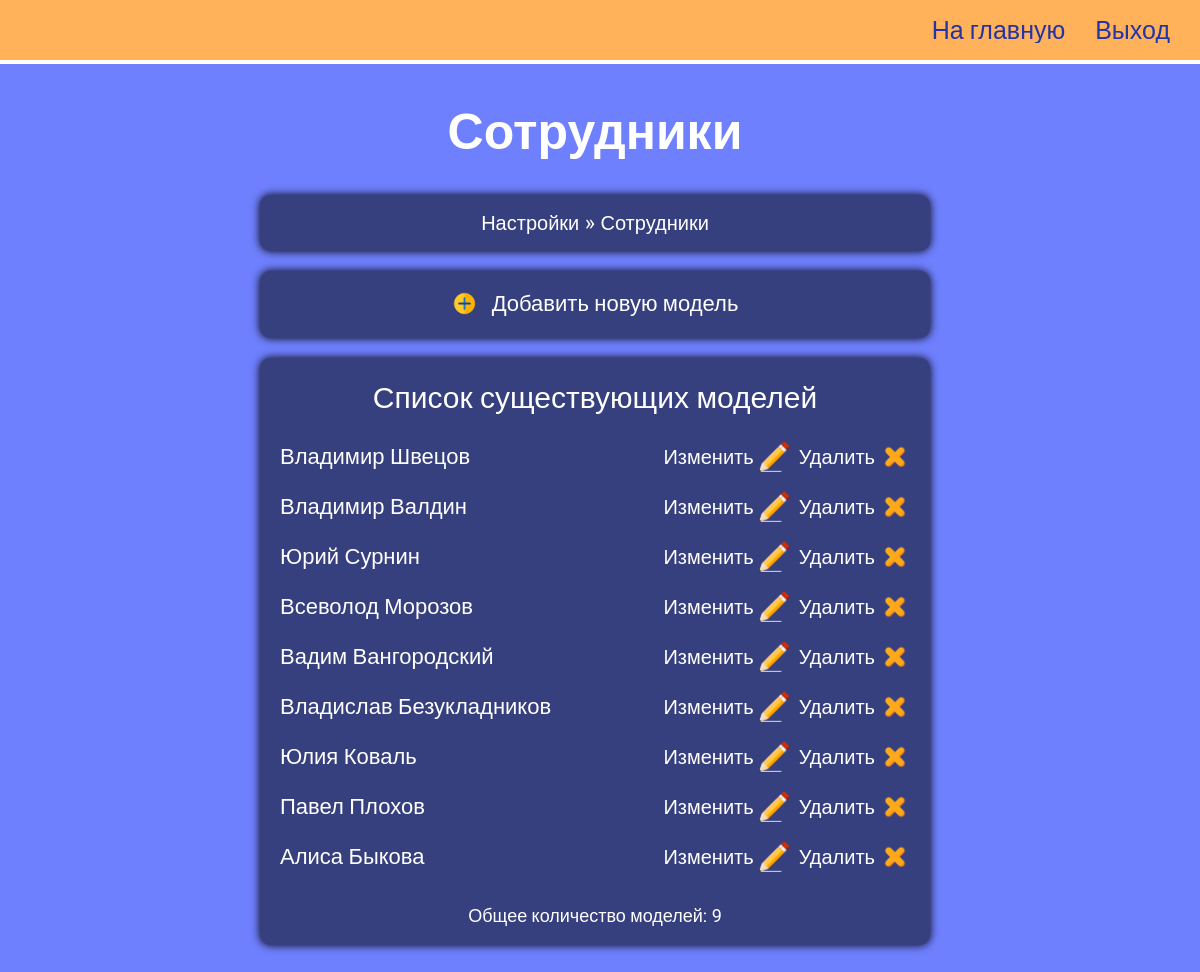
The page /XujpR4pC/change-employee/ (signed in) on the database its author committed.
### simetra_app/models.py (models this page shows, shortened)
class Employee(models.Model):
    def get_upload_path(self, filename):
        return Path('main_page/employees', get_uuid4_filename(filename))
    name = models.CharField(max_length=100)
    position = models.CharField(max_length=200)
    image = models.ImageField(
        default='main_page/employees/default-avatar.jpg',
        upload_to=get_upload_path,
    )

### simetra_app/views.py (the view)
@login_required(login_url='simetra_app:staff-login')
def change_employee_model(request):
    context = get_context_to_change_model(Employee)
    context['heading'] = 'Сотрудники'
    context['object_name'] = 'employee'
    context = update_context_for_customization_pages_navbar(request, context)
    return render(request, 'simetra_app/change-model.html', context)

### simetra_app/views.py (called while the page is built)
def get_context_to_change_model(Object):
    context = {
        'list_of_objects': Object.objects.all(),
        'number_of_objects': Object.objects.all().count(),
    }
    is_object_city = ContentType.objects.get_for_model(Object) == \
                     ContentType.objects.get_for_model(City)
    if is_object_city:
        context["is_city"] = True
    return context

def update_context_for_customization_pages_navbar(request, context):
    def is_it_update_page(url_ancestors_name_list):
        return url_ancestors_name_list[-2][:7] == 'update-'
    url_ancestors_name_list = request.path.split('/')[1:-1]
    url_ancestors_name_list[0] = 'customization'
    if is_it_update_page(url_ancestors_name_list):
        context['update_model'] = url_ancestors_name_list[-2]
        context['model_id'] = url_ancestors_name_list[-1]
        context['is_this_update_page'] = True
        del (url_ancestors_name_list[-2])
        del (url_ancestors_name_list[-1])
    context['url_ancestors_name_list'] = url_ancestors_name_list
    return context

### simetra_app/templates/simetra_app/change-model.html (shortened to what this page needs)
{% load static %}
<!DOCTYPE html>
<html lang="ru">
<head>
  <link rel="stylesheet" href="{% static 'simetra_app/customization_page/change-model/styles/style.css' %}" />
  <link rel="stylesheet" href="{% static 'simetra_app/customization_page/common-static/styles/style.css' %}" />
</head>
<body>
  <div class="wrapper">
    <header class="header">
      <div class="header__container">
        <nav class="header__menu menu">
          <ul class="menu__list">
            <li class="menu__item">
              <a href="{% url 'simetra_app:customization' %}" class="menu__link _link">На главную</a>
            </li>
            <li class="menu__item">
              <a href="{% url 'simetra_app:staff-logout' %}" class="menu__link _link">Выход</a>
            </li>
          </ul>
        </nav>
      </div>
    </header>
    <main class="page">
      <section class="page__home home">
        <div class="home__container _center-block">
          <h1 class="home__title _center-text">{{ heading }}</h1>
          <div class="home__navbar _center-text">
            {% include 'simetra_app/customization-navbar.html' %}
          </div>
          {% with 'simetra_app:create-'|add:object_name as creation_link %}
            <p class="_center-text"><a class="home__add _link" href="{% url creation_link %}">Добавить новую модель</a></p>
          {% endwith %}
          <div class="home__block">
            <h2 class="home__caption _center-text">Список существующих моделей</h2>
            <ul>
              {% for object in list_of_objects %}
                <li class="home__item">
                  {% if is_city %}
                    <span name="city-name">{{ object.russian_name }}</span>
                  {% else %}
                    {{ object.name }}
                  {% endif %}
                  <div class="home__options">
                    {% with 'simetra_app:update-'|add:object_name as updating_link %}
                      <a class="home__change _link" href="{% url updating_link object.id %}">
                        <span>Изменить</span>
                        <img class="home__option-image" src="{% static 'simetra_app/customization_page/change-model/assets/img/change.png' %}">
                      </a>
                    {% endwith %}
                    {% with 'simetra_app:delete-'|add:object_name as deleting_link %}
                      <a class="home__delete _link" href="{% url deleting_link object.id %}">
                        <span>Удалить</span>
                        <img class="home__option-image" src="{% static 'simetra_app/customization_page/change-model/assets/img/delete.png' %}">
                      </a>
                    {% endwith %}
                  </div>
                </li>
              {% endfor %}
            </ul>
            <p class="_center-text">Общее количество моделей: {{ number_of_objects }}</p>
          </div>
      </section>
    </main>
  </div>
</body>
</html>

### simetra_app/static/simetra_app/customization_page/change-model/styles/style.css (style rules this page uses)
* { padding: 0; margin: 0; border: 0; }
*, *:before, *:after { -webkit-box-sizing: border-box; box-sizing: border-box; }
nav, footer, header, aside { display: block; }
html, body { height: 100%; width: 100%; font-size: 100%; line-height: 1; font-size: 14px; -ms-text-size-adjust: 100%; -moz-text-size-adjust: 100%; -webkit-text-size-adjust: 100%; }
a, a:visited { text-decoration: none; }
ul li { list-style: none; }
img { vertical-align: top; }
h1, h2, h3, h4, h5, h6 { font-size: inherit; font-weight: 400; }
body { font-family: "Roboto", sans-serif; font-size: 18px; background-color: #6f80ff; }
.wrapper { min-height: 100%; overflow: hidden; display: -webkit-box; display: -ms-flexbox; display: flex; -webkit-box-orient: vertical; -webkit-box-direction: normal; -ms-flex-direction: column; flex-direction: column; }
._link { display: block; color: #ffffff; font-size: 20px; -webkit-transition: 0.5s; transition: 0.5s; }
._center-block { margin-left: auto; margin-right: auto; }
._center-text { text-align: center; }
.header { position: absolute; border-bottom: 4px solid white; background-color: #ffb259; width: 100%; left: 0; top: 0; z-index: 10; }
.header__container { max-width: 1400px; margin: 0px auto; padding: 0px 10px; display: -webkit-box; display: -ms-flexbox; display: flex; min-height: 60px; -webkit-box-align: center; -ms-flex-align: center; align-items: center; -webkit-box-pack: justify; -ms-flex-pack: justify; justify-content: space-between; }
.menu { width: 100%; }
.menu__list { display: -webkit-box; display: -ms-flexbox; display: flex; -ms-flex-wrap: wrap; flex-wrap: wrap; -webkit-box-pack: end; -ms-flex-pack: end; justify-content: flex-end; padding: 0px 20px; gap: 20px 30px; }
.menu__link { font-size: 25px; color: #2433a6; -webkit-transition: 0.3s; transition: 0.3s; }
.page { -webkit-box-flex: 1; -ms-flex: 1 1 auto; flex: 1 1 auto; }
.home { color: #ffffff; padding: 100px 0px 0px 0px; }
.home__container { padding: 0px 10px 0px 0px; max-width: 680px; }
.home__title { font-weight: bold; font-size: 50px; line-height: 130%; margin-bottom: 30px; }
.home__navbar { font-size: 22px; line-height: 120%; margin-bottom: 20px; border-radius: 10px; -webkit-box-shadow: 0px 0px 10px 0px black; box-shadow: 0px 0px 10px 0px black; padding: 15px 15px; background-color: #37407f; }
.home__add { font-size: 22px; line-height: 120%; margin-bottom: 20px; border-radius: 10px; -webkit-box-shadow: 0px 0px 10px 0px black; box-shadow: 0px 0px 10px 0px black; padding: 20px 15px; background-color: #37407f; }
.home__add::before { content: ""; background: url("../assets/img/add.png") no-repeat; font-size: 22px; padding-left: 40px; background-size: contain; }
.home__caption { font-size: 30px; margin-bottom: 20px; line-height: 130%; }
.home__block { padding: 10px 0px; border-radius: 10px; -webkit-box-shadow: 0px 0px 10px 0px black; box-shadow: 0px 0px 10px 0px black; padding: 20px 15px; margin-bottom: 30px; background-color: #37407f; }
.home__item { margin-bottom: 10px; display: -webkit-box; display: -ms-flexbox; display: flex; font-size: 22px; -webkit-box-pack: justify; -ms-flex-pack: justify; justify-content: space-between; -webkit-box-align: center; -ms-flex-align: center; align-items: center; -ms-flex-wrap: wrap; flex-wrap: wrap; gap: 10px 40px; padding: 5px; border-radius: 5px; }
.home__item:last-child { margin-bottom: 30px; }
.home__options { display: -webkit-box; display: -ms-flexbox; display: flex; -webkit-box-align: center; -ms-flex-align: center; align-items: center; gap: 10px 10px; }
.home__change, .home__delete { display: -webkit-box; display: -ms-flexbox; display: flex; -webkit-box-align: center; -ms-flex-align: center; align-items: center; gap: 0px 5px; }
.home__option-image { width: 30px; }

### simetra_app/static/simetra_app/customization_page/common-static/styles/style.css (style rules this page uses)
._center-block { margin-left: auto; margin-right: auto; }
._center-text { text-align: center; }

### simetra_app/static/simetra_app/customization_page/customization-navbar/styles/style.css (style rules this page uses)
a { color: white; }
ul { overflow: hidden; }
li { display: inline-block; }

### rows shown on the page
Employee: name "Владимир Швецов"
Employee: name "Владимир Валдин"
Employee: name "Юрий Сурнин"
Employee: name "Всеволод Морозов"
Employee: name "Вадим Вангородский"
Employee: name "Владислав Безукладников"
Employee: name "Юлия Коваль"
Employee: name "Павел Плохов"
Employee: name "Алиса Быкова"

### other values the page prints
{{ heading }} "Сотрудники"
{{ number_of_objects }} "9"
